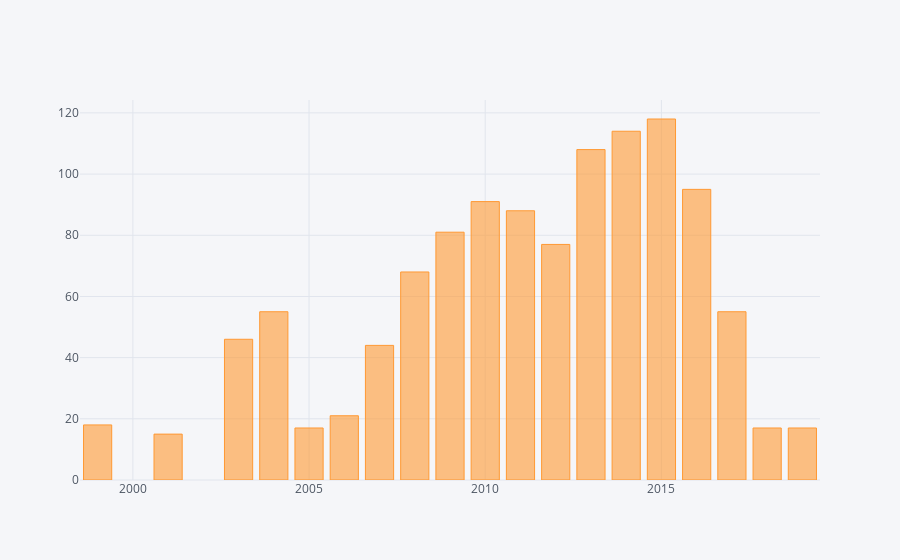

Notebook code for this chart:
### Code cell
df = pd.read_csv('encoded_copy.csv')
gby = df['Total_Death'].groupby(df['Year']).count()

gby.iplot(kind='bar')

### Figure 1 — Plotly figure (JSON) as saved in the notebook; plotly's stock layout.template omitted (floating-point values rounded to 4 significant figures)
{"data": [{"marker": {"color": "rgba(255, 153, 51, 0.6)", "line": {"color": "rgba(255, 153, 51, 1.0)", "width": 1}}, "name": "Total_Death", "orientation": "v", "text": "", "type": "bar", "uid": "909593ef-61df-482c-a9d7-b3d6c4f026ba", "x": [1999, 2001, 2003, 2004, 2005, 2006, 2007, 2008, 2009, 2010, 2011, 2012, 2013, 2014, 2015, 2016, 2017, 2018, 2019], "y": [18, 15, 46, 55, 17, 21, 44, 68, 81, 91, 88, 77, 108, 114, 118, 95, 55, 17, 17]}], "layout": {"legend": {"bgcolor": "#F5F6F9", "font": {"color": "#4D5663"}}, "paper_bgcolor": "#F5F6F9", "plot_bgcolor": "#F5F6F9", "title": {"font": {"color": "#4D5663"}}, "xaxis": {"gridcolor": "#E1E5ED", "showgrid": true, "tickfont": {"color": "#4D5663"}, "title": {"font": {"color": "#4D5663"}, "text": ""}, "zerolinecolor": "#E1E5ED"}, "yaxis": {"gridcolor": "#E1E5ED", "showgrid": true, "tickfont": {"color": "#4D5663"}, "title": {"font": {"color": "#4D5663"}, "text": ""}, "zerolinecolor": "#E1E5ED"}}}
